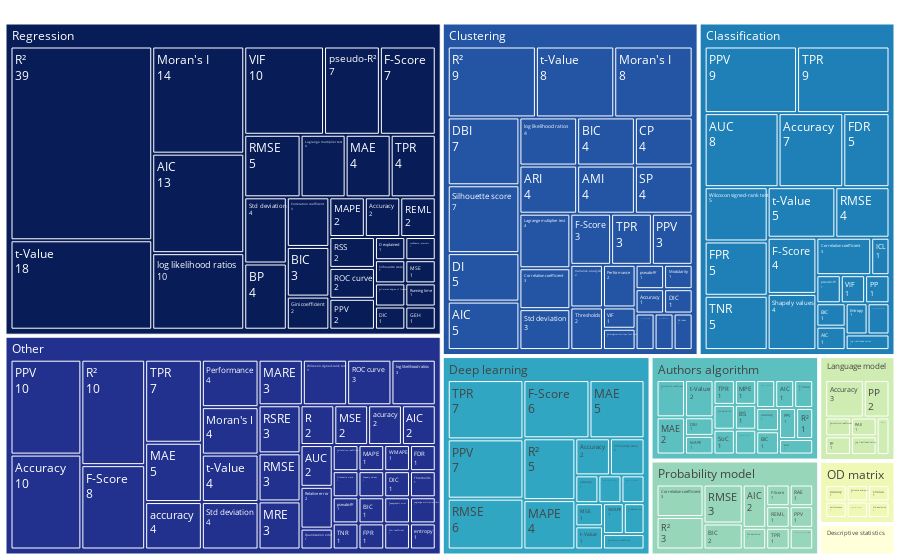

Notebook code for this chart:
### Code cell
aggregated_table = (
    data[columns]
    .groupby(["Algorithm", "Algorithm type", "Validation metrics"])[["ID"]]
    .nunique()
    .groupby(["Algorithm type", "Validation metrics"])[["ID"]]
    .sum()
    .sort_values(by="ID")
)

aggregated_table2 = (
    data[columns]
    .groupby(["Algorithm", "Algorithm type", "Validation metrics"])[["ID"]]
    .nunique()
    .groupby(["Algorithm type", "Validation metrics"])[["ID"]]
    .sum()
    .groupby(["Algorithm type"])[['ID']]
    .sum()
    .sort_values(by="ID", ascending=False)
)

aggregated_table2['ID'] = px.colors.sample_colorscale(px.colors.sequential.YlGnBu_r, len(aggregated_table2['ID']))

fig = px.treemap(
    aggregated_table.reset_index(),
    path=["Algorithm type", "Validation metrics"],
    values="ID",
    color='Algorithm type',
    color_discrete_map=aggregated_table2.to_dict()['ID']
)
fig.update_traces(
    root_color="white", textinfo="label+value"
)
fig.update_layout(margin = dict(t=0, l=0, r=0, b=0))
fig.write_image("img/treemap_algorithm_type_validation.pdf")
fig.show()

### Figure 1 — Plotly figure (JSON) as saved in the notebook; plotly's stock layout.template omitted (floating-point values rounded to 4 significant figures; data arrays with more than 128 entries replaced by an {"elided": "..."} marker saying what was removed)
{"data": [{"branchvalues": "total", "customdata": {"elided": "198x1 str values"}, "domain": {"x": [0, 1], "y": [0, 1]}, "hovertemplate": "labels=%{label}<br>ID=%{value}<br>parent=%{parent}<br>id=%{id}<br>Algorithm type=%{customdata[0]}<extra></extra>", "ids": {"elided": "198 str values"}, "labels": {"elided": "198 str values"}, "marker": {"colors": {"elided": "198 str values"}}, "name": "", "parents": {"elided": "198 str values"}, "root": {"color": "white"}, "textinfo": "label+value", "type": "treemap", "values": {"elided": "198 int values"}}], "layout": {"legend": {"tracegroupgap": 0}, "margin": {"b": 0, "l": 0, "r": 0, "t": 0}}}
